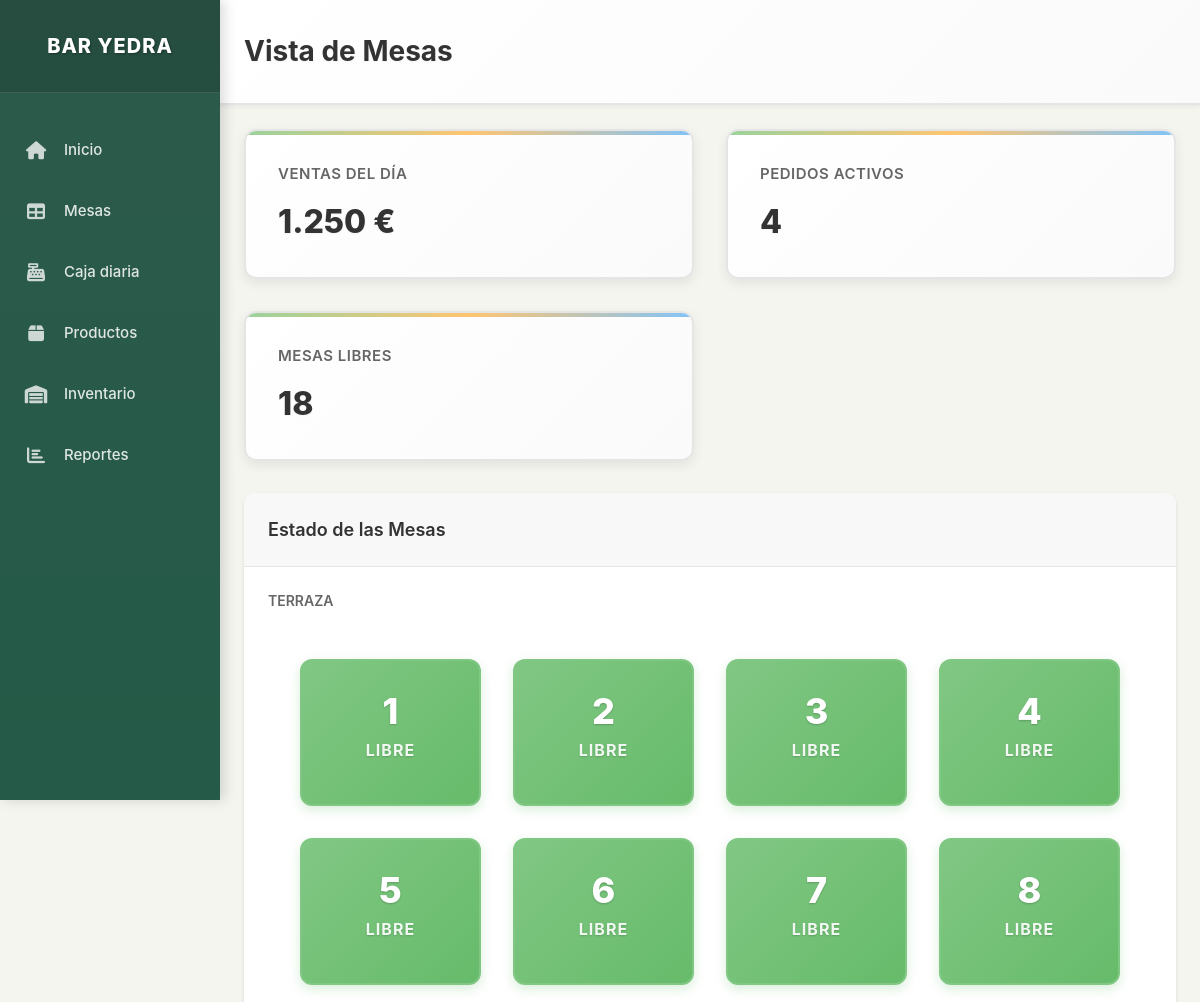
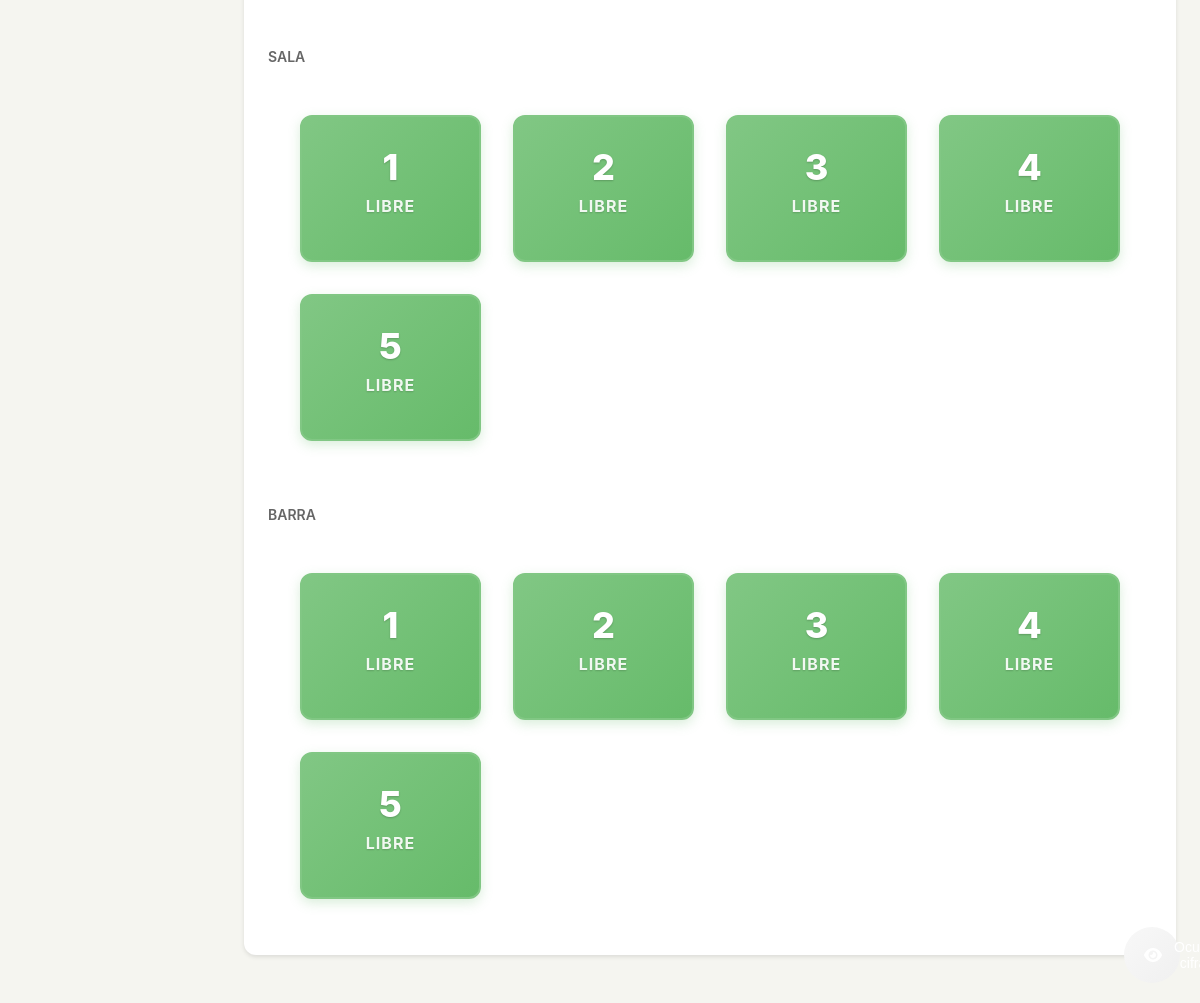
The page / on the database its author committed (2 pictures, top to bottom).
### models.py (models this page shows, shortened)
class Mesa(db.Model):
    id = db.Column(db.Integer, primary_key=True)
    numero = db.Column(db.Integer, nullable=False)
    zona = db.Column(db.String(50), nullable=False)  # Terraza, Sala, Barra
    estado = db.Column(db.String(20), default='libre')  # libre, ocupada, pagada
    pedidos = db.relationship('Pedido', backref='mesa', lazy=True)

### app.py (the view)
@app.route('/')
def index():
    mesas_terraza = Mesa.query.filter_by(zona='Terraza').all()
    mesas_sala = Mesa.query.filter_by(zona='Sala').all()
    mesas_barra = Mesa.query.filter_by(zona='Barra').all()
    return render_template('index.html',
                         mesas_terraza=mesas_terraza,
                         mesas_sala=mesas_sala,
                         mesas_barra=mesas_barra)

### templates/index.html (shortened to what this page needs)
{% extends "layout.html" %}
{% block page_title %}Vista de Mesas{% endblock %}
{% block content %}
<div class="stats-grid">
    <div class="stat-card">
        <div class="stat-card-title">Ventas del día</div>
        <div class="stat-card-value">1.250 €</div>
    </div>
    <div class="stat-card">
        <div class="stat-card-title">Pedidos activos</div>
        <div class="stat-card-value">4</div>
    </div>
    <div class="stat-card">
        <div class="stat-card-title">Mesas libres</div>
        <div class="stat-card-value">{{ (mesas_terraza + mesas_sala + mesas_barra)|selectattr('estado', 'equalto', 'libre')|list|length }}</div>
    </div>
</div>
<div class="card">
    <div class="card-header">
        <h3 class="card-title">Estado de las Mesas</h3>
    </div>
    <div class="card-body">
        <h4 style="margin-bottom: 16px; color: var(--color-text-light); font-size: 14px; font-weight: 600;">TERRAZA</h4>
        <div class="tables-grid" style="margin-bottom: 32px;">
            {% for mesa in mesas_terraza %}
            <div class="table-card table-{{ mesa.estado }}" onclick="goToTable({{ mesa.id }})">
                <div class="table-number">{{ mesa.numero }}</div>
                <div class="table-status">{{ mesa.estado|title }}</div>
            </div>
            {% endfor %}
        </div>
        <h4 style="margin-bottom: 16px; color: var(--color-text-light); font-size: 14px; font-weight: 600;">SALA</h4>
        <div class="tables-grid" style="margin-bottom: 32px;">
            {% for mesa in mesas_sala %}
            <div class="table-card table-{{ mesa.estado }}" onclick="goToTable({{ mesa.id }})">
                <div class="table-number">{{ mesa.numero }}</div>
                <div class="table-status">{{ mesa.estado|title }}</div>
            </div>
            {% endfor %}
        </div>
        <h4 style="margin-bottom: 16px; color: var(--color-text-light); font-size: 14px; font-weight: 600;">BARRA</h4>
        <div class="tables-grid">
            {% for mesa in mesas_barra %}
            <div class="table-card table-{{ mesa.estado }}" onclick="goToTable({{ mesa.id }})">
                <div class="table-number">{{ mesa.numero }}</div>
                <div class="table-status">{{ mesa.estado|title }}</div>
            </div>
            {% endfor %}
        </div>
    </div>
</div>
{% set mesas_libre = [] %}
{% set mesas_ocupada = [] %}
{% set mesas_pagada = [] %}
{% for mesa in mesas_terraza + mesas_sala + mesas_barra %}
    {% if mesa.estado == 'libre' %}
        {% set _ = mesas_libre.append(mesa) %}
    {% elif mesa.estado == 'ocupada' %}
        {% set _ = mesas_ocupada.append(mesa) %}
    {% elif mesa.estado == 'pagada' %}
        {% set _ = mesas_pagada.append(mesa) %}
    {% endif %}
{% endfor %}
{% endblock %}

### static/css/style.css (style rules this page uses)
* { margin: 0; padding: 0; box-sizing: border-box; }
:root { --color-sidebar: #2d5a4b; --color-sidebar-hover: #3d6a5b; --color-bg: #f5f5f0; --color-white: #ffffff; --color-gray-light: #f8f8f8; --color-gray-medium: #e5e5e5; --color-gray-dark: #6c757d; --color-text: #333333; --color-text-light: #666666; --color-text-sidebar: #ffffff; --color-libre: #81c784; --color-ocupada: #ffb74d; --color-pagada: #64b5f6; --color-danger: #e57373; --shadow-card: 0 2px 4px rgba(0, 0, 0, 0.1); --shadow-sidebar: 2px 0 4px rgba(0, 0, 0, 0.1); --border-radius: 8px; --border-radius-large: 12px; --sidebar-width: 220px; --spacing-xs: 8px; --spacing-sm: 12px; --spacing-md: 16px; --spacing-lg: 24px; --spacing-xl: 32px; }
body { font-family: -apple-system, BlinkMacSystemFont, 'Segoe UI', 'Roboto', 'Oxygen', 'Ubuntu', 'Cantarell', sans-serif; font-size: 14px; line-height: 1.4; color: var(--color-text); background-color: var(--color-bg); -webkit-font-smoothing: antialiased; -moz-osx-font-smoothing: grayscale; margin: 0; padding: 0; }
.card { background-color: var(--color-white); border-radius: var(--border-radius-large); box-shadow: var(--shadow-card); overflow: hidden; margin-bottom: var(--spacing-lg); }
.card-header { padding: var(--spacing-lg); border-bottom: 1px solid var(--color-gray-medium); background-color: var(--color-gray-light); }
.card-title { margin: 0; font-size: 18px; font-weight: 600; color: var(--color-text); }
.card-body { padding: var(--spacing-lg); }
.stats-grid { display: grid; grid-template-columns: repeat(auto-fit, minmax(300px, 1fr)); gap: var(--spacing-xl); margin-bottom: var(--spacing-xl); }
.stat-card { background: linear-gradient(135deg, var(--color-white) 0%, #fafafa 100%); border-radius: var(--border-radius-large); padding: var(--spacing-xl); box-shadow: 0 4px 12px rgba(0, 0, 0, 0.08); border: 2px solid var(--color-gray-medium); transition: all 0.3s ease; position: relative; overflow: hidden; }
.stat-card::before { content: ''; position: absolute; top: 0; left: 0; right: 0; height: 4px; background: linear-gradient(90deg, var(--color-libre), var(--color-ocupada), var(--color-pagada)); opacity: 0.8; }
.stat-card-title { font-size: 15px; color: var(--color-text-light); margin-bottom: var(--spacing-md); font-weight: 600; text-transform: uppercase; letter-spacing: 0.5px; }
.stat-card-value { font-size: 32px; font-weight: 800; color: var(--color-text); margin: 0; text-shadow: 0 1px 2px rgba(0, 0, 0, 0.05); }
.tables-grid { display: grid; grid-template-columns: repeat(auto-fill, minmax(160px, 1fr)); gap: var(--spacing-xl); padding: var(--spacing-xl); }
.table-card { background-color: var(--color-white); border-radius: var(--border-radius-large); padding: var(--spacing-xl); text-align: center; cursor: pointer; transition: all 0.3s cubic-bezier(0.4, 0, 0.2, 1); box-shadow: 0 2px 8px rgba(0, 0, 0, 0.08); min-height: 140px; min-width: 140px; display: flex; flex-direction: column; justify-content: center; border: 2px solid transparent; position: relative; overflow: hidden; }
.table-card::before { content: ''; position: absolute; top: 0; left: 0; right: 0; bottom: 0; background: inherit; opacity: 0; transition: opacity 0.3s ease; }
.table-number { font-size: 36px; font-weight: 800; margin-bottom: var(--spacing-sm); text-shadow: 0 2px 4px rgba(0, 0, 0, 0.1); line-height: 1; }
.table-status { font-size: 16px; font-weight: 700; text-transform: uppercase; letter-spacing: 1px; margin-bottom: var(--spacing-sm); opacity: 0.9; line-height: 1.2; }
.table-libre { background: linear-gradient(135deg, var(--color-libre) 0%, #66bb6a 100%); color: var(--color-white); border: 2px solid var(--color-libre); box-shadow: 0 4px 12px rgba(129, 199, 132, 0.3); }
.table-libre .table-number, .table-libre .table-status, .table-libre .table-zone { color: var(--color-white); text-shadow: 0 1px 2px rgba(0, 0, 0, 0.2); }

### rows shown on the page
Mesa: numero "1", estado "LIBRE"
Mesa: numero "2", estado "LIBRE"
Mesa: numero "3", estado "LIBRE"
Mesa: numero "4", estado "LIBRE"
Mesa: numero "5", estado "LIBRE"
Mesa: numero "6", estado "LIBRE"
Mesa: numero "7", estado "LIBRE"
Mesa: numero "8", estado "LIBRE"
Mesa: numero "1", estado "LIBRE"
Mesa: numero "2", estado "LIBRE"
Mesa: numero "3", estado "LIBRE"
Mesa: numero "4", estado "LIBRE"
Mesa: numero "5", estado "LIBRE"
Mesa: numero "1", estado "LIBRE"
Mesa: numero "2", estado "LIBRE"
Mesa: numero "3", estado "LIBRE"
Mesa: numero "4", estado "LIBRE"
Mesa: numero "5", estado "LIBRE"
